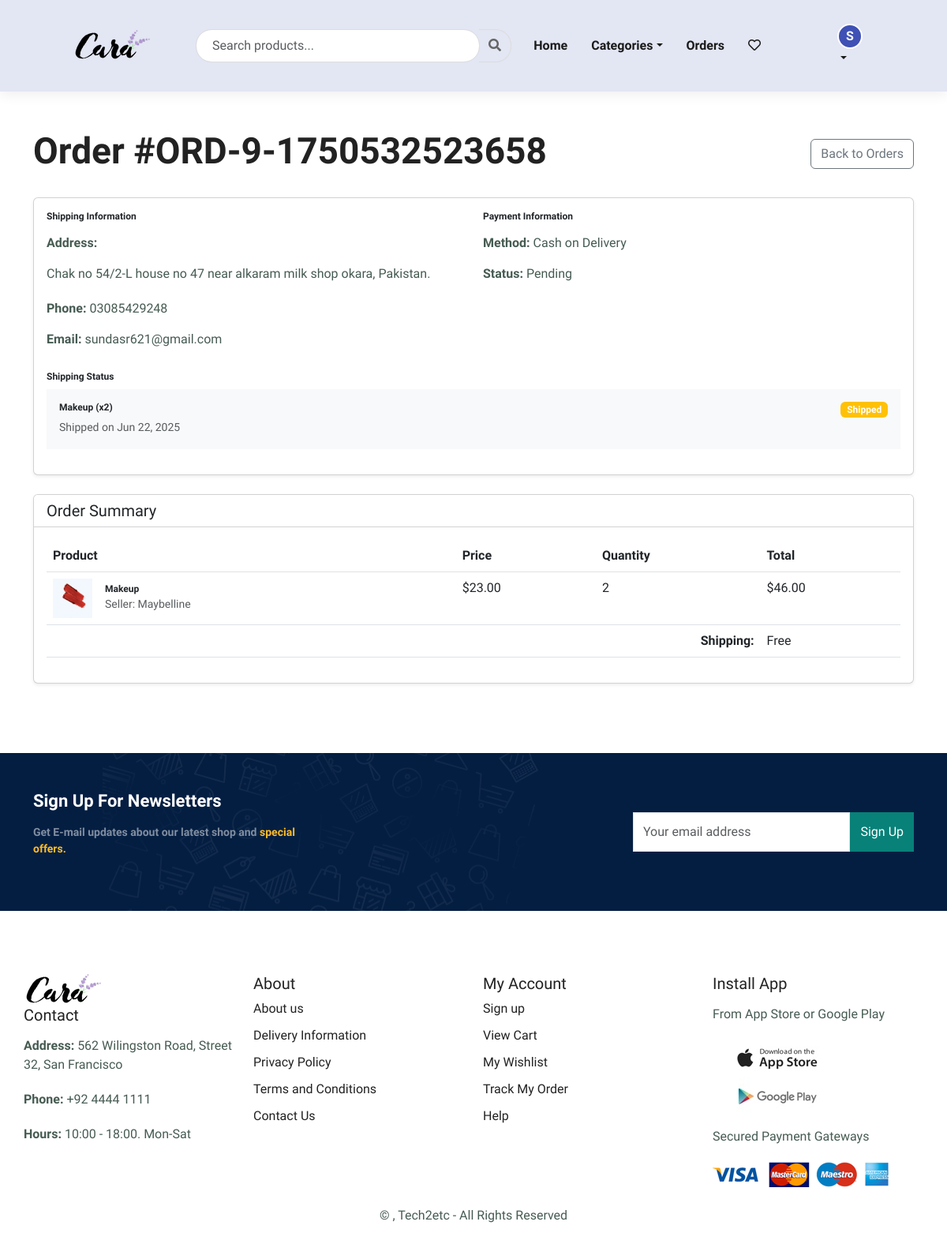
/checkout/orders/ORD-9-1750532523658/ (signed in), run on the app's committed database.
### profiles/models.py (models this page shows, shortened)
class Profile(models.Model):
    ROLE_CHOICES = (
        ('buyer', 'Buyer'),
        ('seller', 'Seller'),
    )
    user = models.OneToOneField(User, on_delete=models.CASCADE, related_name='profile')
    full_name = models.CharField(max_length=100, blank=True)
    phone_number = models.CharField(max_length=20, blank=True)
    address_line1 = models.CharField(max_length=100, blank=True)
    address_line2 = models.CharField(max_length=100, blank=True)
    city = models.CharField(max_length=50, blank=True)
    state = models.CharField(max_length=50, blank=True)
    postal_code = models.CharField(max_length=20, blank=True)
    country = models.CharField(max_length=50, blank=True)
    picture = models.ImageField(upload_to='profiles/', blank=True, null=True)
    role = models.CharField(max_length=10, choices=ROLE_CHOICES, default='buyer')  # New field
    created_at = models.DateTimeField(auto_now_add=True)
    updated_at = models.DateTimeField(auto_now=True)

### checkout/models.py (models this page shows, shortened)
class Order(models.Model):
    ORDER_STATUS = (
        ('P', 'Pending'),
        ('S', 'Shipped'),
        ('C', 'Completed'),
        ('X', 'Cancelled')
    )
    PAYMENT_METHODS = (
        ('COD', 'Cash on Delivery'),
    )
    user = models.ForeignKey(settings.AUTH_USER_MODEL, on_delete=models.CASCADE)
    cart = models.ForeignKey(Cart, on_delete=models.PROTECT)
    order_number = models.CharField(max_length=32, unique=True)
    email = models.EmailField()
    shipping_address = models.TextField()
    phone_number = models.CharField(max_length=20)
    order_note = models.TextField(blank=True)
    payment_method = models.CharField(max_length=50, choices=PAYMENT_METHODS, default='COD')
    status = models.CharField(max_length=1, choices=ORDER_STATUS, default='P')
    is_paid = models.BooleanField(default=False)
    tracking_number = models.CharField(max_length=100, blank=True)
    created_at = models.DateTimeField(auto_now_add=True)
    updated_at = models.DateTimeField(auto_now=True)
    _original_total = models.DecimalField(max_digits=10, decimal_places=2, null=True, blank=True)
    class Meta:
        ordering = ['-created_at']

class OrderItem(models.Model):
    ITEM_STATUS = (
        ('P', 'Pending'),
        ('S', 'Shipped'),
        ('C', 'Completed'),
        ('X', 'Cancelled')
    )
    order = models.ForeignKey(Order, on_delete=models.CASCADE,related_name='items')
    product = models.ForeignKey('products.Product',on_delete=models.PROTECT)
    seller = models.ForeignKey('seller.SellerProfile', on_delete=models.PROTECT, related_name='order_items', null=True, blank=True)
    quantity = models.PositiveIntegerField()
    price = models.DecimalField(max_digits=10, decimal_places=2)
    shipping_price = models.DecimalField(max_digits=10, decimal_places=2, default=0)
    status = models.CharField(max_length=1, choices=ITEM_STATUS, default='P')
    tracking_number = models.CharField(max_length=100, blank=True)
    shipped_at = models.DateTimeField(null=True, blank=True)
    completed_at = models.DateTimeField(null=True, blank=True)
    class Meta:
        verbose_name = "Order Item"
        verbose_name_plural = "Order Items"
    @property
    def subtotal(self):
        return (self.price * self.quantity) + self.shipping_price

### products/models.py (models this page shows, shortened)
class Product(models.Model):
    GENDER_CHOICES = [
        ('W', 'Women'),
        ('M', 'Men'),
        ('K', 'Kids'),
        ('U', 'Unisex'),
    ]
    title = models.CharField(max_length=255)
    image = models.ImageField(upload_to='product_images/')
    price = models.DecimalField(max_digits=10, decimal_places=2)
    quantity = models.PositiveIntegerField()
    description = models.TextField()
    brand = models.CharField(max_length=100, blank=True)
    seller = models.ForeignKey(SellerProfile, on_delete=models.CASCADE, null=True, blank=True, related_name='products')    # Category fields
    category = models.ForeignKey(Category, on_delete=models.SET_NULL, null=True, blank=True)
    gender = models.CharField(max_length=1, choices=GENDER_CHOICES, default='U')
    shipping_price = models.DecimalField(max_digits=10, decimal_places=2, default=0)
    is_featured = models.BooleanField(default=False)
    is_new = models.BooleanField(default=False)
    is_trending = models.BooleanField(default=False)

### seller/models.py (models this page shows, shortened)
class SellerProfile(models.Model):
    BUSINESS_TYPES = (
        ('individual', 'Individual/Sole Proprietor'),
        ('partnership', 'Partnership'),
        ('corporation', 'Corporation'),
        ('llc', 'LLC'),
    )
    user = models.OneToOneField(User, on_delete=models.CASCADE, related_name='seller_profile')
    is_approved = models.BooleanField(default=False)
    shop_name = models.CharField(max_length=100)
    shop_slug = models.SlugField(max_length=100, unique=True, blank=True)
    shop_description = models.TextField(blank=True)
    business_type = models.CharField(max_length=20, choices=BUSINESS_TYPES, default='individual')
    business_phone = models.CharField(max_length=20)
    business_email = models.EmailField()
    business_address = models.TextField()
    tax_id = models.CharField(max_length=50, blank=True)
    shop_logo = models.ImageField(upload_to='shops/logos/', blank=True, null=True)
    shop_banner = models.ImageField(upload_to='shops/banners/', blank=True, null=True)
    created_at = models.DateTimeField(auto_now_add=True)
    updated_at = models.DateTimeField(auto_now=True)

### checkout/views.py (the view)
# urls.py: path('orders/<str:order_number>/', views.order_detail, name='order_detail'),
@login_required
def order_detail(request, order_number):
    order = get_object_or_404(Order, order_number=order_number, user=request.user)
    return render(request, 'checkout/order_detail.html', {
        'order': order,
        'order_items': order.items.all()
    })

### cart/context_processors.py (called while the page is built)
def cart_context(request):
    context = {
        'cart_items_count': 0,
        'cart_total_price': 0,
        'recent_cart_items': [],
        'wishlist_items_count': 0
    }
    if request.user.is_authenticated:
        cart, created = Cart.objects.get_or_create(user=request.user)
        context.update({
            'cart_items_count': cart.total_items,
            'cart_total_price': cart.total_price,
            'recent_cart_items': cart.items.order_by('-added_at')[:3],
            'wishlist_items_count': Wishlist.objects.filter(user=request.user).count()
        })
    return context

### cart/models.py (called while the page is built)
    @property
    def total_items(self):
        return self.items.aggregate(total=Sum('quantity'))['total'] or 0

    @property
    def total_price(self):
        return self.items.aggregate(
            total=Sum(F('product__price') * F('quantity'))
        )['total'] or 0

### checkout/templates/checkout/order_detail.html (shortened to what this page needs)
{% extends 'core/base.html' %}
{% block content %}
<div class="container py-5">
    <div class="d-flex justify-content-between align-items-center mb-4">
        <h2>Order #{{ order.order_number }}</h2>
        <a href="{% url 'checkout:order_history' %}" class="btn btn-outline-secondary">
            Back to Orders
        </a>
    </div>
    <div class="card shadow-sm mb-4">
        <div class="card-body">
            <div class="row">
                <div class="col-md-6">
                    <h6>Shipping Information</h6>
                    <p class="mb-1"><strong>Address:</strong></p>
                    <p>{{ order.shipping_address }}</p>
                    <p class="mb-1"><strong>Phone:</strong> {{ order.phone_number }}</p>
                    <p class="mb-1"><strong>Email:</strong> {{ order.email }}</p>
                </div>
                <div class="col-md-6">
                    <h6>Payment Information</h6>
                    <p class="mb-1"><strong>Method:</strong> {{ order.get_payment_method_display }}</p>
                    <p class="mb-1"><strong>Status:</strong> {% if order.is_paid %}Paid{% else %}Pending{% endif %}</p>
                </div>
            </div>
            <div class="mt-4">
                <h6>Shipping Status</h6>
                {% for item in order.items.all %}
                <div class="mb-3 p-3 {% if item.status == 'S' %}bg-light{% elif item.status == 'C' %}bg-success bg-opacity-10{% endif %}">
                    <div class="d-flex justify-content-between">
                        <h6 class="mb-1">{{ item.product.title }} (x{{ item.quantity }})</h6>
                        <span class="badge
                            {% if item.status == 'C' %}bg-success
                            {% elif item.status == 'X' %}bg-danger
                            {% else %}bg-warning{% endif %}">
                            {{ item.get_status_display }}
                        </span>
                    </div>
                    {% if item.shipped_at %}
                    <small class="text-muted">Shipped on {{ item.shipped_at|date:"M d, Y" }}</small>
                    {% endif %}
                </div>
                {% endfor %}
            </div>
        </div>
    </div>
    <div class="card shadow-sm">
        <div class="card-header bg-white">
            <h5 class="mb-0">Order Summary</h5>
        </div>
        <div class="card-body">
            <div class="table-responsive">
                <table class="table">
                    <thead>
                        <tr>
                            <th>Product</th>
                            <th>Price</th>
                            <th>Quantity</th>
                            <th>Total</th>
                        </tr>
                    </thead>
                    <tbody>
                        {% for item in order.items.all %}
                        <tr>
                            <td>
                                <div class="d-flex align-items-center">
                                    {% if item.product.image %}
                                    <img src="{{ item.product.image.url }}" alt="{{ item.product.title }}" width="50" class="me-3">
                                    {% endif %}
                                    <div>
                                        <h6 class="mb-0">{{ item.product.title }}</h6>
                                        <small class="text-muted">Seller: {{ item.seller.shop_name }}</small>
                                    </div>
                                </div>
                            </td>
                            <td>${{ item.price }}</td>
                            <td>{{ item.quantity }}</td>
                            <td>${{ item.subtotal }}</td>
                        </tr>
                        {% endfor %}
                    </tbody>
                    <tfoot>
                        <tr>
                            <td colspan="3" class="text-end"><strong>Shipping:</strong></td>
                            <td>Free</td>
                        </tr>
                    </tfoot>
                </table>
            </div>
        </div>
    </div>
</div>
{% endblock %}

### core/templates/includes/navbar.html (shortened to what this page needs)
{% load static %}
<header id="header">
  <div class="container-fluid d-flex justify-content-between align-items-center">
    <div class="d-flex align-items-center" style="flex-grow: 1;">
      <a href="{% url 'core:home' %}"><img src="{% static 'img/logo.png' %}" class="logo" alt="Logo" /></a>
      <div class="search-container ms-3" style="max-width: 400px; width: 100%;">
        <form class="search-form" method="get" action="{% url 'core:search_results' %}">
          <div class="input-group">
            <input type="text" class="form-control search-input" name="q" placeholder="Search products..."
              aria-label="Search products" required>
            <button class="btn btn-search" type="submit">
              <i class="fas fa-search"></i>
            </button>
          </div>
        </form>
      </div>
    </div>
    <div>
      <ul id="navbar" class="navbar-collapse">
        <li><a href="{% url 'core:home' %}">Home</a></li>
        {% if user.is_authenticated %}
        <li class="dropdown">
          <a href="#" class="dropdown-toggle" data-toggle="dropdown">Categories</a>
        </li>
        {% endif %}
        <li><a href="{% url 'checkout:order_history' %}">Orders</a></li>
        {% if user.is_authenticated %}
        <li class="nav-icons">
          <div class="d-flex align-items-center">
            <a href="{% url 'cart:wishlist' %}" class="position-relative me-3">
              <i class="far fa-heart"></i>
            </a>
            <a href="{% url 'cart:cart' %}" class="position-relative">
              <i class="far fa-shopping-bag"></i>
            </a>
          </div>
        </li>
        <li class="dropdown">
          <a href="#" class="dropdown-toggle" data-toggle="dropdown">
            {% with profile=user.profile|default:None %}
            {% if profile and profile.picture %}
            <img src="{{ profile.picture.url }}" class="profile-avatar" alt="Profile">
            {% else %}
            <div class="profile-avatar-default">
              {% if profile and profile.full_name %}
              {{ profile.full_name|first|upper }}
              {% else %}
              {{ user.username|first|upper }}
              {% endif %}
            </div>
            {% endif %}
            {% endwith %}
          </a>
        </li>
        {% else %}
        <li><a href="{% url 'account_signup' %}" class="btn-signup">Sign Up</a></li>
        <li><a href="{% url 'account_login' %}" class="btn-login">Login</a></li>
        {% endif %}
      </ul>
    </div>
  </div>
</header>

### static/css/style.css (style rules this page uses)
* { margin: 0; padding: 0; box-sizing: border-box; font-family: "Spartan", sans-serif; }
html { scroll-behavior: smooth; }
body { font-family: "Spartan", sans-serif; }
h2 { font-size: 46px; line-height: 54px; color: #222; font-weight: 700; }
h6 { font-weight: 700; font-size: 12px; }
p { font-size: 16px; color: #465b52; margin: 15px 0 20px 0; font-weight: 400; }
#header { background-color: #E3E6F3; padding: 20px 80px; box-shadow: rgba(0, 0, 0, 0.06) 0px 5px 15px; position: sticky; top: 0; z-index: 1000; left: 0; }
#navbar { display: flex; align-items: center; list-style: none; margin: 0; padding: 0; }
#navbar li { position: relative; }
#navbar li a { color: #1a1a1a; text-decoration: none; font-size: 16px; font-weight: 600; transition: all 0.3s ease; position: relative; display: inline-block; padding: 5px 0; }
.profile-avatar-default { width: 32px; height: 32px; border-radius: 50%; background: #3f51b5; color: white; display: flex; align-items: center; justify-content: center; font-weight: bold; border: 2px solid #fff; text-transform: uppercase; }

### core/templates/includes/navbar.html (style rules this page uses)
#header { max-height: 10%; }
#navbar li a { gap: 1 rem; padding: 10px 15px; }
.nav-icons .d-flex { gap: 5px; }
.nav-icons a { color: inherit; text-decoration: none; transition: color 0.3s ease; }
.search-container { position: relative; }
.search-input { border-radius: 20px !important; padding: 8px 20px; border: 1px solid #ddd; box-shadow: none; transition: all 0.3s ease; }
.btn-search { border-radius: 0 20px 20px 0 !important; background-color: transparent; border: 1px solid #ddd; border-left: none; color: #666; transition: all 0.3s ease; }

### data on the page
Profile: full_name|first "S"
Order: order_number "ORD-9-1750532523658", shipping_address "Chak no 54/2-L house no 47 near alkaram milk shop okara, Pakistan.", phone_number "03085429248", email "sundasr621@gmail.com", payment_method "Cash on Delivery"
OrderItem: product "Makeup", quantity "2", status "Shipped", shipped_at "Jun 22, 2025", product.image (picture), seller.shop_name "Maybelline", price "23.00", subtotal "46.00"
